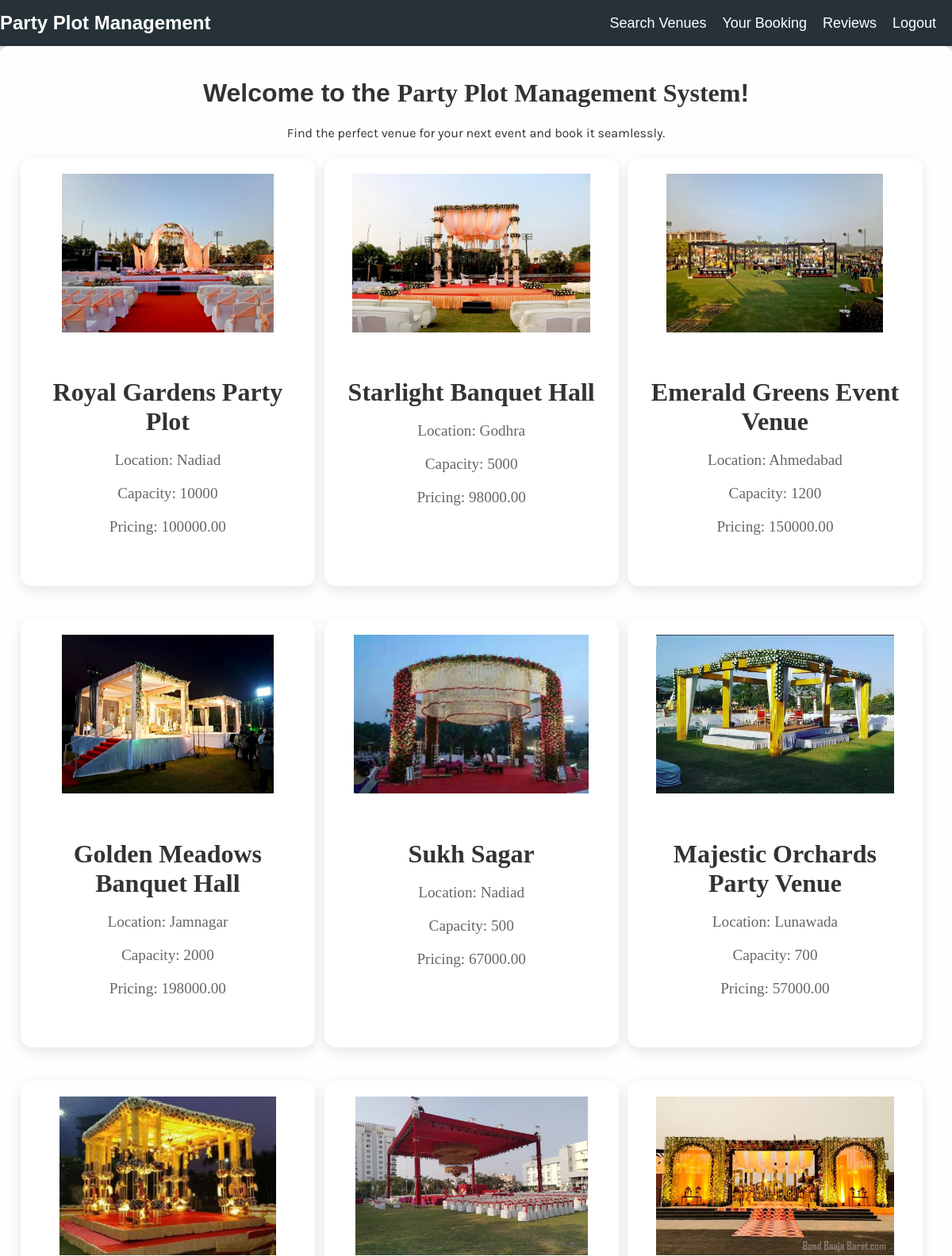
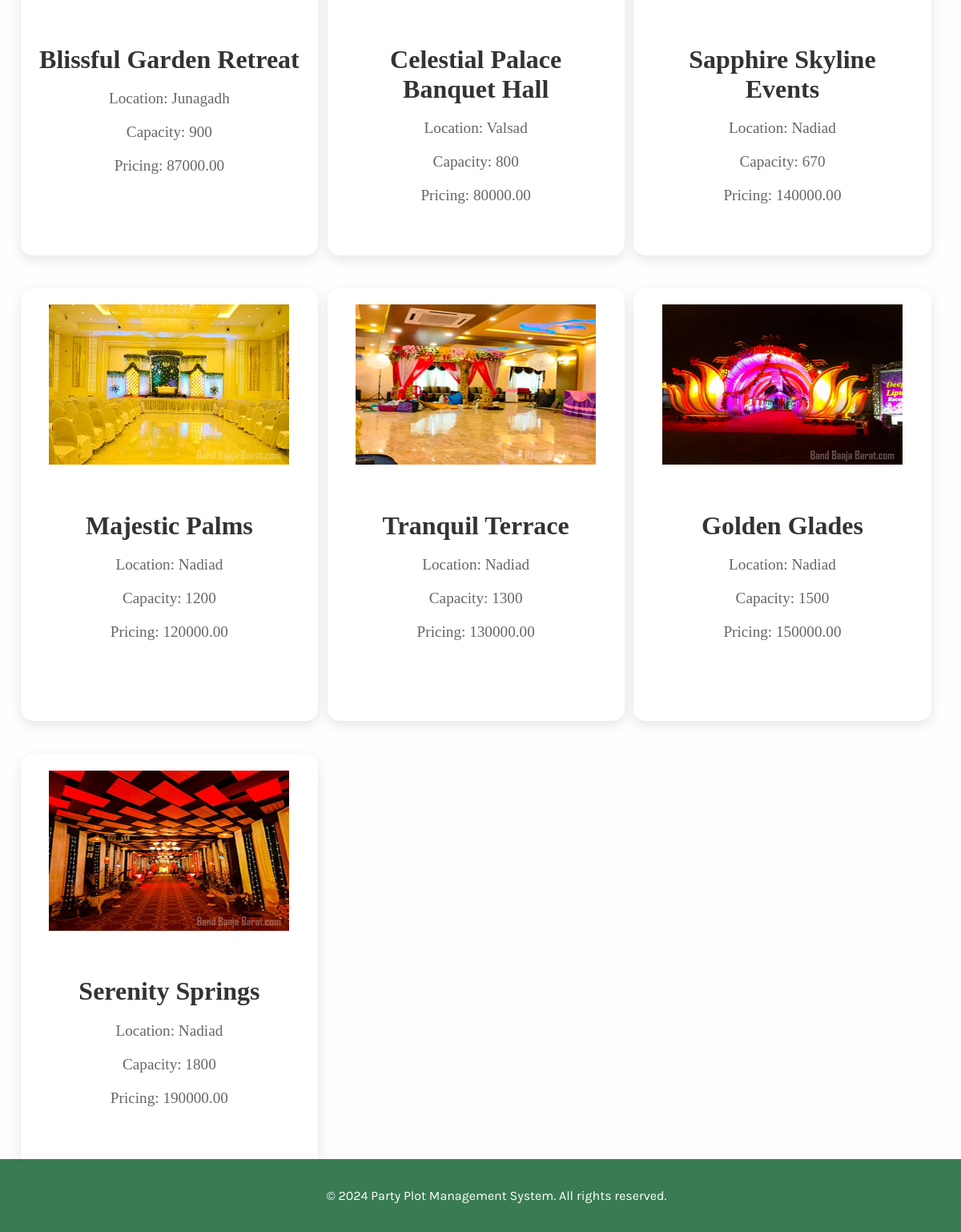
The app's page /index/ with its own data (2 pictures, top to bottom).
### PPMS/models.py (models this page shows)
class Venue(models.Model):
    venue_name = models.CharField(max_length=100,primary_key=True)
    location = models.CharField(max_length=255)
    capacity = models.IntegerField()
    amenities = models.TextField()
    pricing = models.DecimalField(max_digits=10, decimal_places=2)
    availability = models.BooleanField(default=False)
    image = models.ImageField(upload_to='venue_images/', null=True, blank=True)

### PPMS/views.py (the view)
# urls.py: url(r'^index/', views.index, name='index'),
def index(request):
    venues_with_images = Venue.objects.exclude(image__isnull=True).exclude(image__exact='')
    welcome_message = "Welcome {} ...".format(request.user.username)
    return render(request, 'index.html', {'venues_with_images': venues_with_images, 'welcome_message': welcome_message})

### templates/index.html (shortened to what this page needs)
<!DOCTYPE html>
<html lang="en">
<head>
</head>
<body>
    <header>
        <nav class="navbar">
            <a class="navbar-brand" href="{% url 'index' %}">Party Plot Management</a>
            <ul class="navbar-nav">
                <li class="nav-item">
                    <a class="nav-link" href="{% url 'search_venues' %}">Search Venues</a>
                </li>
                <li class="nav-item">
                    <a class="nav-link" href="{% url 'your_booking' %}">Your Booking</a>
                </li>
                <li class="nav-item">
                    <a class="nav-link" href="{% url 'reviews' %}">Reviews</a>
                </li>
                <li class="nav-item">
                    <a class="nav-link" href="{% url 'logout' %}">Logout</a>
                </li>
            </ul>
        </nav>
    </header>
    <main>
    <h1>Welcome to the <span style="font-family: 'Cormorant Infant', serif;">Party Plot Management System</span>!</h1>
    <p style="font-family: 'Karla', sans-serif;">Find the perfect venue for your next event and book it seamlessly.</p>
    <div class="container mt-5">
        <div class="row">
            {% for venue in venues_with_images %}
            <div class="col-md-4 mb-4 cardBody">
                <div class="card">
                    <img src="{{ venue.image.url }}" class="card-img-top" alt="{{ venue.venue_name }}">
                    <div class="card-body">
                        <h5 class="card-title">{{ venue.venue_name }}</h5>
                        <p class="card-text">Location: {{ venue.location }}</p>
                        <p class="card-text">Capacity: {{ venue.capacity }}</p>
                        <p class="card-text">Pricing: {{ venue.pricing }}</p>
                    </div>
                </div>
            </div>
            {% endfor %}
        </div>
    </div>
</main>
<footer>
    <p style="font-family: 'Karla', sans-serif;">&copy; 2024 Party Plot Management System. All rights reserved.</p>
</footer>
</body>
</html>

### templates/index.html (style rules this page uses)
body { font-family: Arial, sans-serif; background-color: #f5f5f5; margin: 0; padding: 0; color: #333; }
.navbar { background-color: #263238; color: #ffffff; padding: 15px 0; box-shadow: 0 2px 5px rgba(0, 0, 0, 0.2); transition: background-color 0.3s; display: flex; justify-content: space-between; align-items: center; }
.navbar-brand { font-size: 24px; font-weight: bold; text-decoration: none; color: #ffffff; }
.navbar-nav { list-style: none; margin: 0; padding: 0; display: flex; flex-grow: 1; justify-content: flex-end; }
.nav-item { margin-right: 20px; }
.nav-link { text-decoration: none; color: #ffffff; font-size: 18px; transition: color 0.3s; }
main { padding: 20px; text-align: center; background-color: rgba(255, 255, 255, 0.9); border-radius: 10px; box-shadow: 0 0 10px rgba(0, 0, 0, 0.1); }
.card-title { color: #333; font-size: 2rem; margin-bottom: 15px; }
.card-text { color: #666; font-size: 1.2rem; margin-bottom: 20px; }
footer { background-color: #397B53; padding: 20px; color: #fff; text-align: center; position: fixed; bottom: 0; width: 100%; }
.card { display: block; border: none; border-radius: 15px; transition: transform 0.3s ease, box-shadow 0.3s ease; background-color: #fff; box-shadow: 0 5px 15px rgba(0, 0, 0, 0.1); padding: 20px; height: 100%; margin-bottom: 30px; font-family: 'Cormorant Garamond', serif; height: 500px; width: 100%; }
.card-img-top { height: 200px; object-fit: cover; }
.card-body { height: 200px; }
.cardBody { width: 100%; display: flex; align-items: center; margin: 0.5%; }
.row { display: flex; flex-wrap: wrap; }
.col-md-4 { flex: 0 0 32%; max-width: 32%; }

### records on screen
Venue: image (picture), venue_name "Royal Gardens Party Plot", location "Nadiad", capacity "10000", pricing "100000.00"
Venue: image (picture), venue_name "Starlight Banquet Hall", location "Godhra", capacity "5000", pricing "98000.00"
Venue: image (picture), venue_name "Emerald Greens Event Venue", location "Ahmedabad", capacity "1200", pricing "150000.00"
Venue: image (picture), venue_name "Golden Meadows Banquet Hall", location "Jamnagar", capacity "2000", pricing "198000.00"
Venue: image (picture), venue_name "Sukh Sagar", location "Nadiad", capacity "500", pricing "67000.00"
Venue: image (picture), venue_name "Majestic Orchards Party Venue", location "Lunawada", capacity "700", pricing "57000.00"
Venue: image (picture), venue_name "Blissful Garden Retreat", location "Junagadh", capacity "900", pricing "87000.00"
Venue: image (picture), venue_name "Celestial Palace Banquet Hall", location "Valsad", capacity "800", pricing "80000.00"
Venue: image (picture), venue_name "Sapphire Skyline Events", location "Nadiad", capacity "670", pricing "140000.00"
Venue: image (picture), venue_name "Majestic Palms", location "Nadiad", capacity "1200", pricing "120000.00"
Venue: image (picture), venue_name "Tranquil Terrace", location "Nadiad", capacity "1300", pricing "130000.00"
Venue: image (picture), venue_name "Golden Glades", location "Nadiad", capacity "1500", pricing "150000.00"
Venue: image (picture), venue_name "Serenity Springs", location "Nadiad", capacity "1800", pricing "190000.00"
